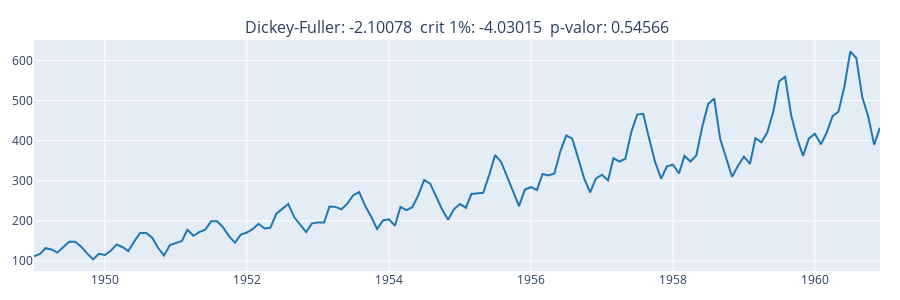

Write notebook code for a chart like this one.
### Markdown cell above
### Análise estatística
#### Teste de Dickey-Fuller aumentado (Augmented Dickey-Fuller test) e autocorrelação
- É um teste formal acerca de quão estacionária são essas séries
- Vamos estimar os períodos de autocorrelação para analisar o impacto de eventos periódicos nos valores da série
No teste de Dickey-Fuller aumentado verifica-se se a série é não-estacionária:
- p-valor menor que 0.05
- Estatística de Dickley-Fuller > valor crítico 1%

### Code cell
plot_adf(df_air.set_index('Período')['Qtd passageiros'], 'Qtd passageiros')

### Figure 1 — Plotly figure (JSON) as saved in the notebook; plotly's stock layout.template omitted (floating-point values rounded to 4 significant figures; data arrays with more than 128 entries replaced by an {"elided": "..."} marker saying what was removed)
{"data": [{"line": {"color": "#1f77b4"}, "type": "scatter", "x": {"elided": "144 str values"}, "xaxis": "x", "y": {"elided": "144 int values"}, "yaxis": "y"}], "layout": {"annotations": [{"font": {"size": 16}, "showarrow": false, "text": "Dickey-Fuller: -2.10078\t crit 1%: -4.03015\t p-valor: 0.54566", "x": 0.5, "xanchor": "center", "xref": "paper", "y": 1, "yanchor": "bottom", "yref": "paper"}], "height": 300, "margin": {"b": 20, "l": 20, "r": 20, "t": 40}, "showlegend": false, "width": 900, "xaxis": {"anchor": "y", "domain": [0, 1]}, "yaxis": {"anchor": "x", "domain": [0, 1]}}}
